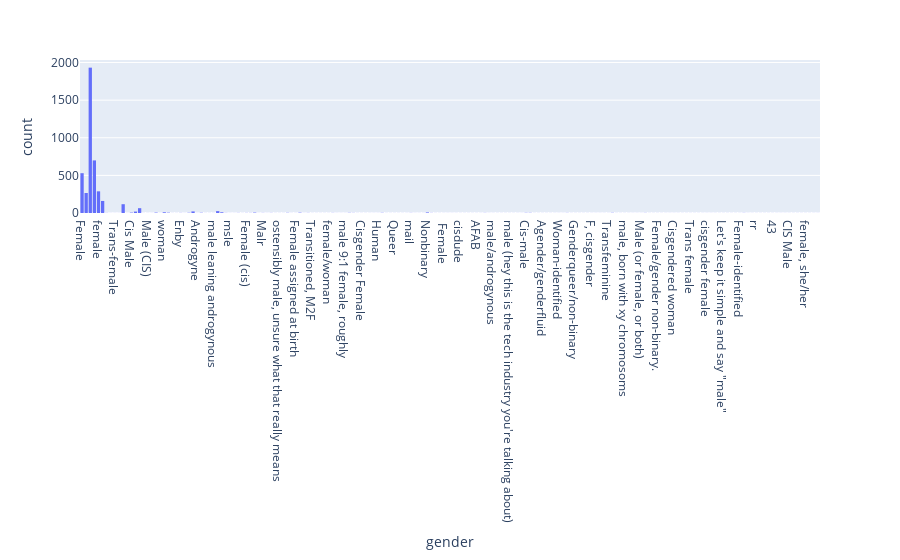

The cell this chart's notebook holds for it:
### Code cell
fig = px.histogram(df, x="gender")
fig.show()

### Figure 1 — Plotly figure (JSON) as saved in the notebook; plotly's stock layout.template omitted (floating-point values rounded to 4 significant figures; data arrays with more than 128 entries replaced by an {"elided": "..."} marker saying what was removed)
{"data": [{"alignmentgroup": "True", "bingroup": "x", "hovertemplate": "gender=%{x}<br>count=%{y}<extra></extra>", "legendgroup": "", "marker": {"color": "#636efa", "pattern": {"shape": ""}}, "name": "", "offsetgroup": "", "orientation": "v", "showlegend": false, "type": "histogram", "x": {"elided": "4398 str values"}, "xaxis": "x", "yaxis": "y"}], "layout": {"barmode": "relative", "legend": {"tracegroupgap": 0}, "margin": {"t": 60}, "xaxis": {"anchor": "y", "domain": [0, 1], "title": {"text": "gender"}}, "yaxis": {"anchor": "x", "domain": [0, 1], "title": {"text": "count"}}}}
